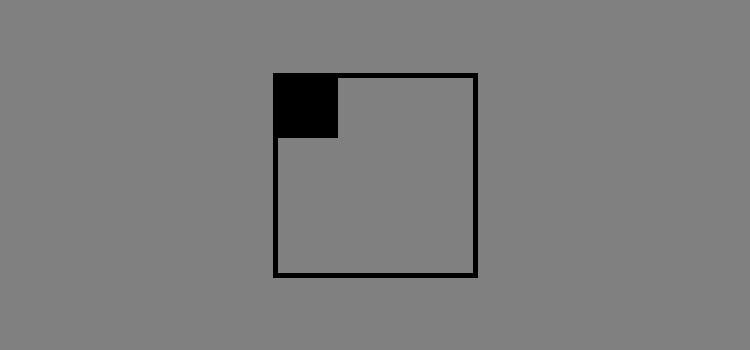
Frame 1 (no input)
Frame 60 (the mouse pressed at the canvas centre just before this capture): identical to frame 1, image omitted
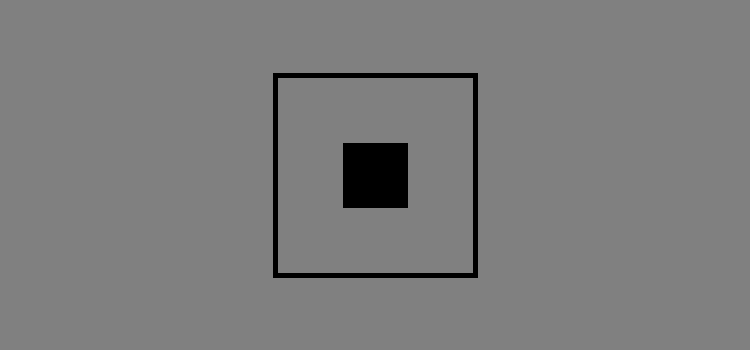
Frame 120 (the mouse held since frame 60 and released just before this capture)

The Processing sketch that drew these frames (run headless with seeded random() and noise(); from frame 60 on, the mouse is pressed at the canvas centre):

// Processing sketch: sketch02
// ── sketch02.pde
int x, y, size; // 箱の座標と大きさ
int cageSize;   // 檻の大きさ

void setup() {
  size(750, 350);
  rectMode(CENTER);
  x = width/2;
  y = height/2;
  size = 60;
  cageSize = 200;
}

void draw() {
  background(128);

  // 檻を描画
  stroke(0);
  strokeWeight(5);
  noFill();
  rect(width/2, height/2, cageSize, cageSize);

  // マウスの座標を檻の中の範囲に制限した値を箱の座標とする
  x = constrain(mouseX, width/2-cageSize/2+size/2, width/2+cageSize/2-size/2);
  y = constrain(mouseY, height/2-cageSize/2+size/2, height/2+cageSize/2-size/2);

  // 箱を描画
  fill(0);
  rect(x, y, size, size);
}
